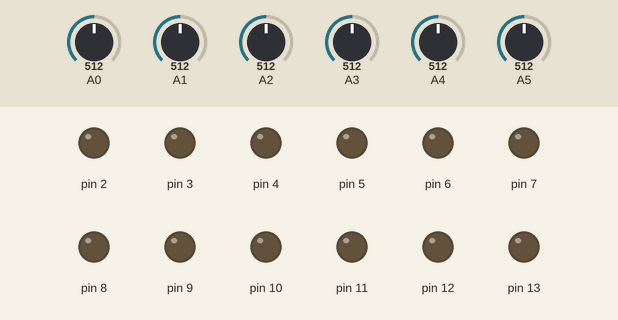
A sketch run on a simulated Arduino Uno, built with avr-gcc and run on an emulated ATmega328P. On the bench: output pins drawn as LEDs (lit = HIGH). The inputs (shaded band) are chosen by the test bench; at power-on: A0 = 512, A1 = 512, A2 = 512, A3 = 512, A4 = 512, A5 = 512. What the sketch prints to the serial monitor is not drawn.

Above: at 10.3 s.
10.4 s: A0 set to 164
11.9 s: A0 set to 140
At 13.2 s:
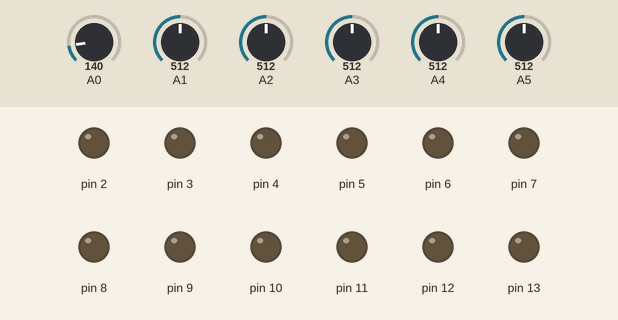
13.5 s: A1 set to 90
At 14.6 s:
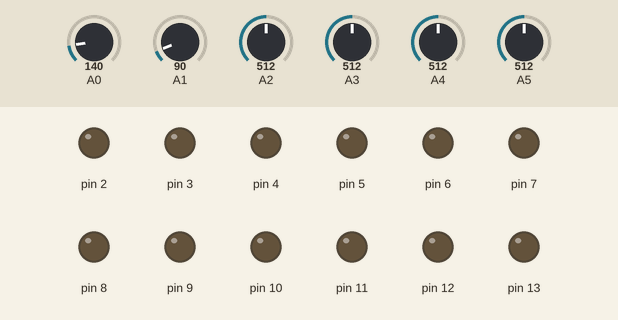
15.1 s: A2 set to 90
At 15.8 s:
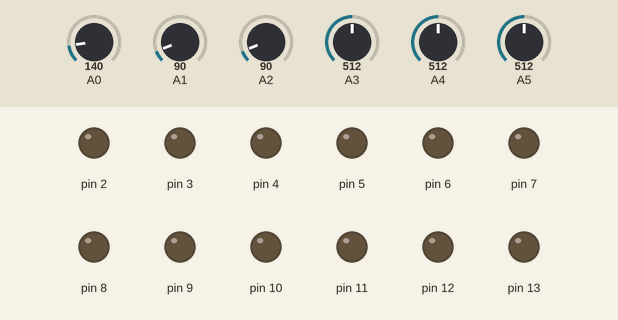
16.7 s: A3 set to 162
18.2 s: A3 set to 144
At 19.3 s:
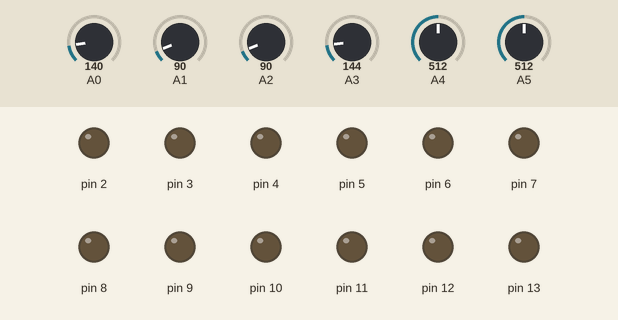
Timing chart, 0 to 20.8 s (numbered marks = the images above; inputs shaded):
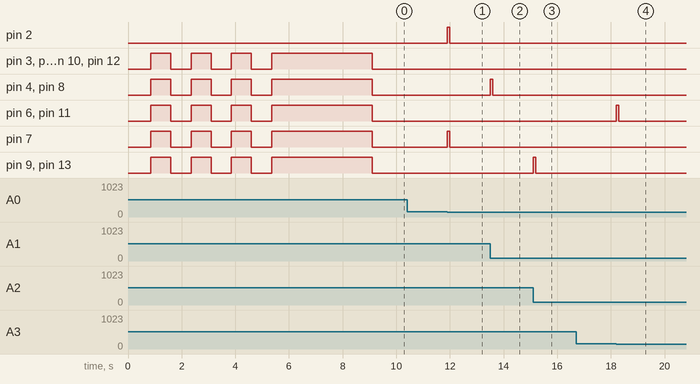

Measured:
- after the input at 10.4 s, every drawn part: stays the same
- after the input at 11.9 s, pin 2, pin 7: LOW → HIGH at once, → LOW 0.10 s later
- after the input at 13.5 s, pin 4, pin 8: LOW → HIGH at once, → LOW 0.10 s later
- after the input at 15.1 s, pin 9, pin 13: LOW → HIGH at once, → LOW 0.10 s later
- after the input at 16.7 s, every drawn part: stays the same
- after the input at 18.2 s, pin 6, pin 11: LOW → HIGH at once, → LOW 0.10 s later

The sketch:

ver1.ino
```cpp
//-------------------------------------------------------------------------------------------
int numLDR = 0;
int LDR[12][6]; // Analog, P_Threshold, prevPressed? , Out1/LED , Release R_Threhold, prevReleased?

int numTilt = 0;
int tilt[2][7];  // B_Analog, A_Analog, prevX, Out1, Out2, Out3, Out4

boolean prntVals = 0;
boolean prntThreshs = 0;
boolean threshLEDMode = 0;
unsigned long timers[12];

//-----------------------------------------------------------------------------------------
void setup() {
  // put your setup code here, to run once:
  Serial.begin(57600);
  setPins(0, 13, OUTPUT);

  //  setLDRtoLED(0, 3, 20, 0, 0);
  //  setLDRtoLED(1, 11, 200, 0, 0);
  //  setLDRtoLED(2, 9, 50, 0, 0);
  //  setLDRtoLED(3, 7, 200, 0, 0);
  //  setLDRtoLED(4, 5, 60, 0, 0);
  //  setLDRtoLED(5, 13, 50, 0, 0);


  setLDRtoLED(0, 2, 0, 0, 0); //0
  setLDRtoLED(5, 3, 0, 0, 0); //1
  setLDRtoLED(1, 4, 0, 0, 0); //2
  setLDRtoLED(4, 5, 0, 0, 0); //3
  setLDRtoLED(3, 6, 0, 0, 0); //4

  setLDRtoLED(8, 7, 0, 0, 0); //5
  setLDRtoLED(9, 8, 0, 0, 0); //6
  setLDRtoLED(10, 9, 0, 0, 0); //7
  setLDRtoLED(11, 11, 0, 0, 0); //8
  setLDRtoLED(12, 12, 0, 0, 0); //9


  setLDRtoLED(2, 13, 0, 0, 0); //10


  setTilt(37, 35 , 33, 31);


  int temp = analogRead(5);
  //  Serial.println();
  //  Serial.print(temp);
  calibrate(3000, 500);
}

//-------------------------------------------------------------------------------------------
void loop() {
  // put your main code here, to run repeatedly:
  checkLDR(0, 0);
  checkLDR(1, 0);
  checkLDR(2, 0);
  checkLDR(3, 0);
  checkLDR(4, 0);


  checkLDR(5, 0);
  checkLDR(6, 0);
  checkLDR(7, 0);
  checkLDR(8, 0);
  checkLDR(9, 0);


  checkLDR(10, 1);

  checkTilt(0);

  if (prntThreshs)
    printThreshs();

  if (prntVals)
    Serial.println();

}


//----------------------------Mini Methods--------------------------------------------

//-------------------------------------------------------------------------------------------
//inside loop()
void switchLEDs(int first, int last, int swtch)
{
  for (int i = first; i <= last; i++)
  {
    digitalWrite(i, swtch);

  }

}
//-------------------------------------------------------------------------------------------

//-------------------------------------------------------------------------------------------
void printThreshs()
{
  for (int i = 0; i < numLDR; i++)
  {
    char buf[50];
    int n = sprintf(buf, "Thresh%d : %d   |   ", LDR[i][0], LDR[i][1]);
    for (int i = 0; i <= n; i++)
      Serial.print(buf[i]);

  }
  // Serial.println();
}

//-------------------------------------------------------------------------------------------


//-------------------------------Check Val ----------------------------------------
//inside loop()
void checkLDR(int index, boolean releas)
{
  int LED = LDR[index][3];
  int analog = LDR[index][0];
  int val = analogRead(analog);

  if (val <= LDR[index][1])
  {
    // LED

    if (threshLEDMode && LED >= 0)
      digitalWrite(LED, HIGH);
    // LED END

    // WRITE
    if (LDR[index][2] == 0 && LDR[index][5] == 1)
    {
      Serial.write('p');
      Serial.write(index);
      if (!threshLEDMode)
      {
        digitalWrite(LED, HIGH);
        timers[index] = millis();
      }

    }
    // WRITE END

    LDR[index][2] = 1;
    LDR[index][5] = 0;
  }
  else
  {
    // LED
    if (threshLEDMode && LED >= 0)
      digitalWrite(LED, LOW);
    // LED END

    // WRITE
    if (releas)
      if ( LDR[index][2] == 1 && LDR[index][5] == 0)
      {

        Serial.write('r');
        Serial.write(index);
        if (!threshLEDMode)
          digitalWrite(LED, HIGH);
      }
    // WRITE END
    LDR[index][2] = 0;

    if (val >= LDR[index][4])
    {
      LDR[index][5] = 1;
    }
  }

  if (prntVals)
  {
    char buf[50];
    int n = sprintf(buf, "analog%d : %d   |   ", analog, val);
    for (int i = 0; i <= n; i++)
      Serial.print(buf[i]);
  }

  if (!threshLEDMode)
  {
    if (millis() - timers[index] >= 100)
    {
      digitalWrite(LED, LOW);
    }
  }

}
//----------------------- Check Val End --------------------------------

//----------------------- Check Tilt --------------------------------

void checkTilt(int index)
{
  int x1 = digitalRead(tilt[index][0]); // tilt[0][0]
  int x2 = digitalRead(tilt[index][1]); // tilt[0][1]
  int prevx = tilt[index][2];
  int x = x2 * 2 + x1;

  //  Serial.print("x1 : ");
  //  Serial.print(x1);
  //  Serial.print("   |   ");
  //  Serial.print("x2 : ");
  //  Serial.println(x2);
  //  Serial.println

  //  Serial.println("--------------");
  //  Serial.print("x : ");
  //    Serial.println(x);
  //  Serial.print("prevx : ");
  //  Serial.println(prevx);

  //  for (int i = 14; i <= 18; i++)
  //  {
  //    digitalWrite(i, LOW);
  //  }

  if (x == 0 && prevx != 0)
  {
    // UP
    Serial.write('n');
    Serial.write(index);

  }
  else if (x == 1 && prevx != 1)
  {
    //RIGHT
    Serial.write('e');
    Serial.write(index);
  }
  else if (x == 2 && prevx != 2)
  {
    //LEFT
    Serial.write('w');
    Serial.write(index);
  }
  else if (x == 3 && prevx != 3)
  {
    //DOWN
    Serial.write('s');
    Serial.write(index);
  }
  else
  {
    // CENTER
  }

  tilt[index][2] = x;

}

//----------------------- Check Tilt End --------------------------------

//------------------------inside setup()----------------------------------------------------


//-------------------------------------------------------------------------------------------
void setPins(int first, int last, int setting)
{
  for (int i = first; i <= last; i++)
  {
    pinMode(i, setting);
  }
}
//-------------------------------------------------------------------------------------------
//-------------------------------------------------------------------------------------------

void setLDRtoLED(int analog, int LED, int threshold, int flatCal, float scaleCal)
{
  LDR[numLDR][0] = analog;
  LDR[numLDR][1] = threshold;

  if (LED >= 0)
  {
    LDR[numLDR][3] = LED;

  }
  numLDR++;
}

//-------------------------------------------------------------------------------------------
//-------------------------------------------------------------------------------------------
void setTilt(int B, int A, int gnd, int vcc)
{

  tilt[numTilt][0] = B;
  tilt[numTilt][1] = A;
  tilt[numTilt][2] = -1;

  pinMode(B, INPUT);   //B
  pinMode(A, INPUT);  //A
  pinMode(gnd, OUTPUT); //gnd
  pinMode(vcc, OUTPUT); //Vcc
  delay(100);
  digitalWrite(gnd, LOW); //gnd
  digitalWrite(vcc, HIGH); //Vcc

  numTilt++;
}

//-------------------------------------------------------------------------------------------
//-------------------------------------------------------------------------------------------

void calibrate(int duration, int interval) //in milliseconds
{
  for (int i = 0; i < 4; i++) //Warning lights
  {
    switchLEDs(3, 13, LOW);
    delay(750);
    switchLEDs(3, 13, HIGH);
    delay(750);
  }

  int n = duration / interval;
  int values[numLDR + 1];

  for (int i = 0; i < numLDR + 1; i++)
  {
    values[i] = 0;
  }

  for (int i = 0; i < n; i++)
  {
    for (int j = 0; j < numLDR; j++)
    {
      if (j == 0)
      {
        //        Serial.println();
        //        Serial.print(j);
        //        Serial.print(" : ");
        //        Serial.print(values[j]);
        //        Serial.print(" : ");
        //        Serial.println(analogRead(LDR[j][0]));
      }
      values[j] += analogRead(LDR[j][0]);

    }
    delay(interval);
  }

  for (int j = 0; j < numLDR; j++)
  {
    //    Serial.print(j);
    //    Serial.print(" : ");
    //    Serial.print(values[j]);
    values[j] /= n;
    //    Serial.print(" : ");
    //    Serial.print(values[j]);
    LDR[j][1] = values[j] * 0.3;
    LDR[j][4] = values[j] * 0.4;
    //    Serial.print(" : ");
    //    Serial.println(LDR[j][1]);
    //    Serial.print(" : ");
    //    Serial.println(LDR[j][4]);

    if(j == 10)
    {
      LDR[j][1] = values[j] * 0.2;
    }


  }
  switchLEDs(0, 13, LOW);
}

//-------------------------------------------------------------------------------------------
//-------------------------------------------------------------------------------------------
```
